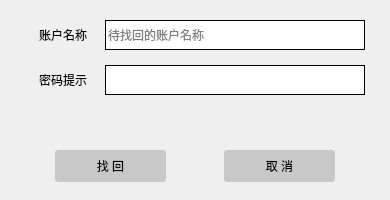
<?xml version="1.0" encoding="UTF-8"?>
<ui version="4.0">
 <class>RecoverPassword</class>
 <widget class="QWidget" name="RecoverPassword">
  <property name="geometry">
   <rect>
    <x>0</x>
    <y>0</y>
    <width>390</width>
    <height>200</height>
   </rect>
  </property>
  <property name="maximumSize">
   <size>
    <width>390</width>
    <height>200</height>
   </size>
  </property>
  <property name="windowTitle">
   <string>Form</string>
  </property>
  <widget class="QLabel" name="bgLabel">
   <property name="geometry">
    <rect>
     <x>0</x>
     <y>0</y>
     <width>390</width>
     <height>200</height>
    </rect>
   </property>
   <property name="minimumSize">
    <size>
     <width>0</width>
     <height>0</height>
    </size>
   </property>
   <property name="maximumSize">
    <size>
     <width>390</width>
     <height>200</height>
    </size>
   </property>
   <property name="styleSheet">
    <string notr="true">QLabel {
	background-image: url(:/friend/bg.png);
}</string>
   </property>
   <property name="text">
    <string/>
   </property>
  </widget>
  <widget class="QPushButton" name="cancelButton">
   <property name="geometry">
    <rect>
     <x>224</x>
     <y>150</y>
     <width>111</width>
     <height>32</height>
    </rect>
   </property>
   <property name="styleSheet">
    <string notr="true">QPushButton#cancelButton {
	background-color: rgb(200, 200, 200);
	border-radius: 3px;
}

QPushButton#cancelButton:hover {
	background-color: rgb(170, 170, 170);
	border-radius: 3px;
}

QPushButton#cancelButton:pressed {
	background-color: rgb(150, 150, 150);
	border-radius: 3px;
}</string>
   </property>
   <property name="text">
    <string>取 消</string>
   </property>
  </widget>
  <widget class="QPushButton" name="sureButton">
   <property name="enabled">
    <bool>true</bool>
   </property>
   <property name="geometry">
    <rect>
     <x>55</x>
     <y>150</y>
     <width>111</width>
     <height>32</height>
    </rect>
   </property>
   <property name="styleSheet">
    <string notr="true">QPushButton#sureButton {
	background-color: rgb(200, 200, 200);
	border-radius: 3px;
}

QPushButton#sureButton:hover {
	background-color: rgb(170, 170, 170);
	border-radius: 3px;
}

QPushButton#sureButton:pressed {
	background-color: rgb(150, 150, 150);
	border-radius: 3px;
}</string>
   </property>
   <property name="text">
    <string>找 回</string>
   </property>
  </widget>
  <widget class="QStackedWidget" name="stackedWidget">
   <property name="geometry">
    <rect>
     <x>0</x>
     <y>0</y>
     <width>390</width>
     <height>115</height>
    </rect>
   </property>
   <property name="styleSheet">
    <string notr="true">QStackedWidget#stackedWidget {
	background-color: rgba(0, 0, 0, 0);
}

QWidget#recoverPage {
	background-color: rgba(0, 0, 0, 0);
}

QWidget#resetPage {
	background-color: rgba(0, 0, 0, 0);
}</string>
   </property>
   <property name="currentIndex">
    <number>0</number>
   </property>
   <widget class="QWidget" name="recoverPage">
    <widget class="QLineEdit" name="tipEdit">
     <property name="geometry">
      <rect>
       <x>105</x>
       <y>65</y>
       <width>260</width>
       <height>30</height>
      </rect>
     </property>
     <property name="styleSheet">
      <string notr="true">QLineEdit {
	border: 1px solid;
}</string>
     </property>
     <property name="text">
      <string/>
     </property>
     <property name="echoMode">
      <enum>QLineEdit::Normal</enum>
     </property>
     <property name="placeholderText">
      <string/>
     </property>
    </widget>
    <widget class="QLabel" name="label_4">
     <property name="geometry">
      <rect>
       <x>15</x>
       <y>65</y>
       <width>72</width>
       <height>30</height>
      </rect>
     </property>
     <property name="text">
      <string>密码提示</string>
     </property>
     <property name="alignment">
      <set>Qt::AlignRight|Qt::AlignTrailing|Qt::AlignVCenter</set>
     </property>
    </widget>
    <widget class="QLineEdit" name="idEdit">
     <property name="geometry">
      <rect>
       <x>105</x>
       <y>20</y>
       <width>260</width>
       <height>30</height>
      </rect>
     </property>
     <property name="styleSheet">
      <string notr="true">QLineEdit {
	border: 1px solid;
}</string>
     </property>
     <property name="text">
      <string/>
     </property>
     <property name="maxLength">
      <number>15</number>
     </property>
     <property name="placeholderText">
      <string>待找回的账户名称</string>
     </property>
    </widget>
    <widget class="QLabel" name="label">
     <property name="geometry">
      <rect>
       <x>15</x>
       <y>20</y>
       <width>72</width>
       <height>30</height>
      </rect>
     </property>
     <property name="text">
      <string>账户名称</string>
     </property>
     <property name="alignment">
      <set>Qt::AlignRight|Qt::AlignTrailing|Qt::AlignVCenter</set>
     </property>
    </widget>
   </widget>
   <widget class="QWidget" name="resetPage">
    <widget class="QLineEdit" name="repassEdit">
     <property name="enabled">
      <bool>true</bool>
     </property>
     <property name="geometry">
      <rect>
       <x>105</x>
       <y>65</y>
       <width>260</width>
       <height>30</height>
      </rect>
     </property>
     <property name="styleSheet">
      <string notr="true">QLineEdit {
	border: 1px solid;
}</string>
     </property>
     <property name="text">
      <string/>
     </property>
     <property name="maxLength">
      <number>15</number>
     </property>
     <property name="echoMode">
      <enum>QLineEdit::Password</enum>
     </property>
     <property name="placeholderText">
      <string/>
     </property>
    </widget>
    <widget class="QLineEdit" name="passwordEdit">
     <property name="enabled">
      <bool>true</bool>
     </property>
     <property name="geometry">
      <rect>
       <x>105</x>
       <y>20</y>
       <width>260</width>
       <height>30</height>
      </rect>
     </property>
     <property name="styleSheet">
      <string notr="true">QLineEdit {
	border: 1px solid;
}</string>
     </property>
     <property name="text">
      <string/>
     </property>
     <property name="maxLength">
      <number>15</number>
     </property>
     <property name="echoMode">
      <enum>QLineEdit::Password</enum>
     </property>
     <property name="placeholderText">
      <string/>
     </property>
    </widget>
    <widget class="QLabel" name="label_3">
     <property name="geometry">
      <rect>
       <x>15</x>
       <y>65</y>
       <width>72</width>
       <height>30</height>
      </rect>
     </property>
     <property name="text">
      <string>重复密码</string>
     </property>
     <property name="alignment">
      <set>Qt::AlignRight|Qt::AlignTrailing|Qt::AlignVCenter</set>
     </property>
    </widget>
    <widget class="QLabel" name="label_2">
     <property name="geometry">
      <rect>
       <x>15</x>
       <y>20</y>
       <width>72</width>
       <height>30</height>
      </rect>
     </property>
     <property name="text">
      <string>密码</string>
     </property>
     <property name="alignment">
      <set>Qt::AlignRight|Qt::AlignTrailing|Qt::AlignVCenter</set>
     </property>
    </widget>
   </widget>
  </widget>
 </widget>
 <resources/>
 <connections/>
</ui>
